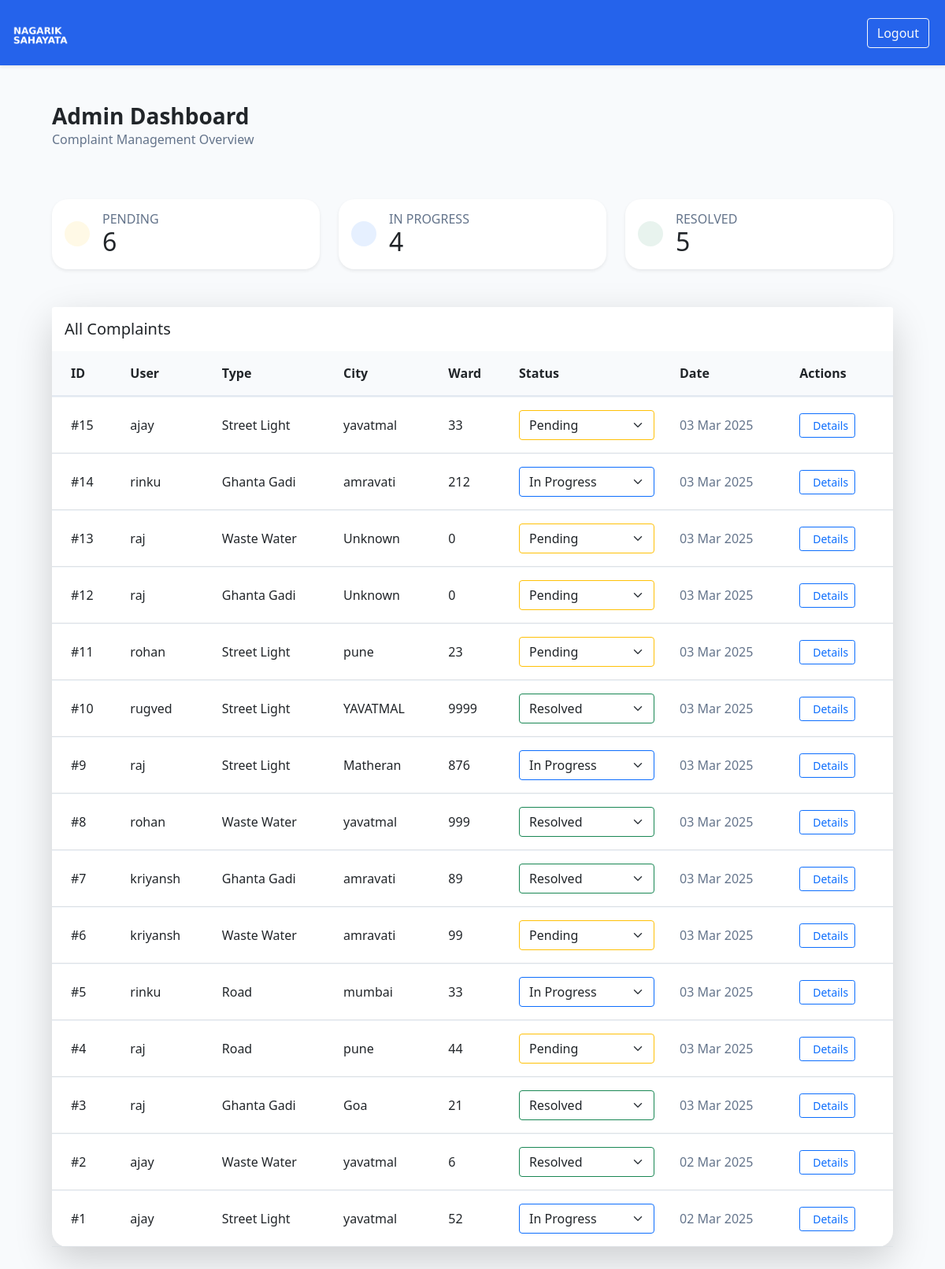
The app's page /admin-dashboard/ (signed in) with its own data.
### complaints/models.py (models this page shows, shortened)
class Complaint(models.Model):
    COMPLAINT_TYPES = (
        ('street_light', 'Street Light'),
        ('ghanta_gadi', 'Ghanta Gadi'),
        ('waste_water', 'Waste Water'),
        ('road', 'Road'),
    )
    STATUS_CHOICES = (
        ('pending', 'Pending'),
        ('in_progress', 'In Progress'),
        ('resolved', 'Resolved'),
    )
    user = models.ForeignKey(User, on_delete=models.CASCADE)
    complaint_type = models.CharField(max_length=50, choices=COMPLAINT_TYPES,default="General")
    city = models.CharField(
        max_length=100,
        default='Unknown',  # Default value added
        blank=False,
        null=False
    )
    ward_number = models.IntegerField(
        default=0,  # Default value added
        blank=False,
        null=False
    )
    landmark = models.CharField(max_length=255, blank=True, null=True)
    description = models.TextField()
    created_at = models.DateTimeField(auto_now_add=True)
    status = models.CharField(
        max_length=20,
        choices=STATUS_CHOICES,
        default='pending'
    )

### complaints/views.py (the view)
# urls.py: path('admin-dashboard/', views.admin_dashboard, name='admin_dashboard'),
@login_required
def admin_dashboard(request):
    if not request.user.is_staff:
        return redirect('user_dashboard')
    complaints = Complaint.objects.select_related('user').all().order_by('-created_at')
    status_counts = {status: Complaint.objects.filter(status=status).count()
                    for status in ['pending', 'in_progress', 'resolved']}
    return render(request, 'admin_dashboard.html', {
        'complaints': complaints,
        'status_counts': status_counts,
        'total_complaints': sum(status_counts.values())
    })

### complaints/templates/admin_dashboard.html (shortened to what this page needs)
{% extends 'base.html' %}
{% block content %}
<div class="container-fluid px-4">
    <div class="d-flex justify-content-between align-items-center mb-5">
        <div>
            <h1 class="h3 fw-bold mb-0">Admin Dashboard</h1>
            <p class="text-muted">Complaint Management Overview</p>
        </div>
    </div>
    <div class="row g-4 mb-5">
        <div class="col-xl-4 col-md-6">
            <div class="card border-0 shadow-sm h-100">
                <div class="card-body">
                    <div class="d-flex align-items-center">
                        <div class="bg-warning bg-opacity-10 p-3 rounded-circle me-3">
                        </div>
                        <div>
                            <h6 class="text-uppercase text-muted mb-0">Pending</h6>
                            <h2 class="mb-0">{{ status_counts.pending }}</h2>
                        </div>
                    </div>
                </div>
            </div>
        </div>
        <div class="col-xl-4 col-md-6">
            <div class="card border-0 shadow-sm h-100">
                <div class="card-body">
                    <div class="d-flex align-items-center">
                        <div class="bg-primary bg-opacity-10 p-3 rounded-circle me-3">
                        </div>
                        <div>
                            <h6 class="text-uppercase text-muted mb-0">In Progress</h6>
                            <h2 class="mb-0">{{ status_counts.in_progress }}</h2>
                        </div>
                    </div>
                </div>
            </div>
        </div>
        <div class="col-xl-4 col-md-6">
            <div class="card border-0 shadow-sm h-100">
                <div class="card-body">
                    <div class="d-flex align-items-center">
                        <div class="bg-success bg-opacity-10 p-3 rounded-circle me-3">
                        </div>
                        <div>
                            <h6 class="text-uppercase text-muted mb-0">Resolved</h6>
                            <h2 class="mb-0">{{ status_counts.resolved }}</h2>
                        </div>
                    </div>
                </div>
            </div>
        </div>
    </div>
    <div class="card border-0 shadow-lg">
        <div class="card-header bg-white border-0 py-3">
            <h5 class="mb-0 fw-semibold">All Complaints</h5>
        </div>
        <div class="card-body p-0">
            <div class="table-responsive">
                <table class="table table-hover align-middle mb-0">
                    <thead class="bg-light">
                        <tr>
                            <th class="ps-4">ID</th>
                            <th>User</th>
                            <th>Type</th>
                            <th>City</th>
                            <th>Ward</th>
                            <th>Status</th>
                            <th>Date</th>
                            <th class="pe-4">Actions</th>
                        </tr>
                    </thead>
                    <tbody>
                        {% for complaint in complaints %}
                        <tr>
                            <td class="ps-4 fw-medium">#{{ complaint.id }}</td>
                            <td>{{ complaint.user.username }}</td>
                            <td>{{ complaint.get_complaint_type_display }}</td>
                            <td>{{ complaint.city }}</td>
                            <td>{{ complaint.ward_number }}</td>
                            <td>
                                <select class="form-select status-select {% if complaint.status == 'pending' %}border-warning
                                    {% elif complaint.status == 'in_progress' %}border-primary
                                    {% else %}border-success{% endif %}"
                                    data-id="{{ complaint.id }}">
                                    {% for status in complaint.STATUS_CHOICES %}
                                    <option value="{{ status.0 }}"
                                        {% if complaint.status == status.0 %}selected{% endif %}>
                                        {{ status.1 }}
                                    </option>
                                    {% endfor %}
                                </select>
                            </td>
                            <td class="text-muted">{{ complaint.created_at|date:"d M Y" }}</td>
                            <td class="pe-4">
                                <a href="{% url 'complaint_detail' complaint.id %}"
                                   class="btn btn-outline-primary btn-sm">
                                   Details
                                </a>
                            </td>
                        </tr>
                        {% empty %}
                        <tr>
                            <td colspan="7" class="text-center py-4">No complaints found</td>
                        </tr>
                        {% endfor %}
                    </tbody>
                </table>
            </div>
        </div>
    </div>
</div>
{% endblock %}

### complaints/templates/base.html (shortened to what this page needs)
{% load static %}
<!DOCTYPE html>
<html lang="en">
<head>
    <link href="https://cdn.jsdelivr.net/npm/bootstrap@5.1.3/dist/css/bootstrap.min.css" rel="stylesheet">
    <link href="{% static 'css/style.css' %}" rel="stylesheet">
</head>
<body class="bg-light">
    <nav class="navbar navbar-expand-lg navbar-light bg-stunning shade of blue shadow-sm">
        <div class="container-fluid">
            <a class="navbar-brand" href="/">
                <img src="{% static 'images/logo.png' %}"
                     alt="Complaint App Logo"
                     class="d-inline-block align-text-top"
                     style="height: 40px;">
            </a>
            <div class="d-flex align-items-center">
                {% if user.is_authenticated %}
                    <a href="{% url 'logout' %}" class="btn btn-outline-light me-2">Logout</a>
                {% else %}
                    <a href="{% url 'user_login' %}" class="btn btn-link text-dark text-decoration-none me-3">Sign In</a>
                    <a href="{% url 'user_register' %}" class="btn btn-primary px-4">Sign Up</a>
                {% endif %}
            </div>
        </div>
    </nav>
    <main class="container my-5">
        {% block content %}{% endblock %}
    </main>
</body>
</html>

### complaints/static/css/style.css (style rules this page uses)
:root { --primary-color: #2563eb; --primary-hover: #1d4ed8; }
.navbar { padding: 1rem 0; background-color: var(--primary-color); color: rgb(105, 0, 217); }
.card { border-radius: 1.25rem; }
.text-muted { color: #64748b !important; }
.bg-light { background-color: #f8fafc !important; }
.table { border-collapse: separate; border-spacing: 0; }
.table thead th { border-bottom: 2px solid #e2e8f0; border-top: none; }
.table td, .table th { padding: 1rem; vertical-align: middle; border-top: 1px solid #f1f5f9; }

### records on screen
Complaint: id "15", user.username "ajay", complaint_type "Street Light", city "yavatmal", ward_number "33", status+id "Pending", created_at "03 Mar 2025"
Complaint: id "14", user.username "rinku", complaint_type "Ghanta Gadi", city "amravati", ward_number "212", status+id "In Progress", created_at "03 Mar 2025"
Complaint: id "13", user.username "raj", complaint_type "Waste Water", city "Unknown", ward_number "0", status+id "Pending", created_at "03 Mar 2025"
Complaint: id "12", user.username "raj", complaint_type "Ghanta Gadi", city "Unknown", ward_number "0", status+id "Pending", created_at "03 Mar 2025"
Complaint: id "11", user.username "rohan", complaint_type "Street Light", city "pune", ward_number "23", status+id "Pending", created_at "03 Mar 2025"
Complaint: id "10", user.username "rugved", complaint_type "Street Light", city "YAVATMAL", ward_number "9999", status+id "Resolved", created_at "03 Mar 2025"
Complaint: id "9", user.username "raj", complaint_type "Street Light", city "Matheran", ward_number "876", status+id "In Progress", created_at "03 Mar 2025"
Complaint: id "8", user.username "rohan", complaint_type "Waste Water", city "yavatmal", ward_number "999", status+id "Resolved", created_at "03 Mar 2025"
Complaint: id "7", user.username "kriyansh", complaint_type "Ghanta Gadi", city "amravati", ward_number "89", status+id "Resolved", created_at "03 Mar 2025"
Complaint: id "6", user.username "kriyansh", complaint_type "Waste Water", city "amravati", ward_number "99", status+id "Pending", created_at "03 Mar 2025"
Complaint: id "5", user.username "rinku", complaint_type "Road", city "mumbai", ward_number "33", status+id "In Progress", created_at "03 Mar 2025"
Complaint: id "4", user.username "raj", complaint_type "Road", city "pune", ward_number "44", status+id "Pending", created_at "03 Mar 2025"
Complaint: id "3", user.username "raj", complaint_type "Ghanta Gadi", city "Goa", ward_number "21", status+id "Resolved", created_at "03 Mar 2025"
Complaint: id "2", user.username "ajay", complaint_type "Waste Water", city "yavatmal", ward_number "6", status+id "Resolved", created_at "02 Mar 2025"
Complaint: id "1", user.username "ajay", complaint_type "Street Light", city "yavatmal", ward_number "52", status+id "In Progress", created_at "02 Mar 2025"

### other values on screen
{{ status_counts.pending }} "6"
{{ status_counts.in_progress }} "4"
{{ status_counts.resolved }} "5"
